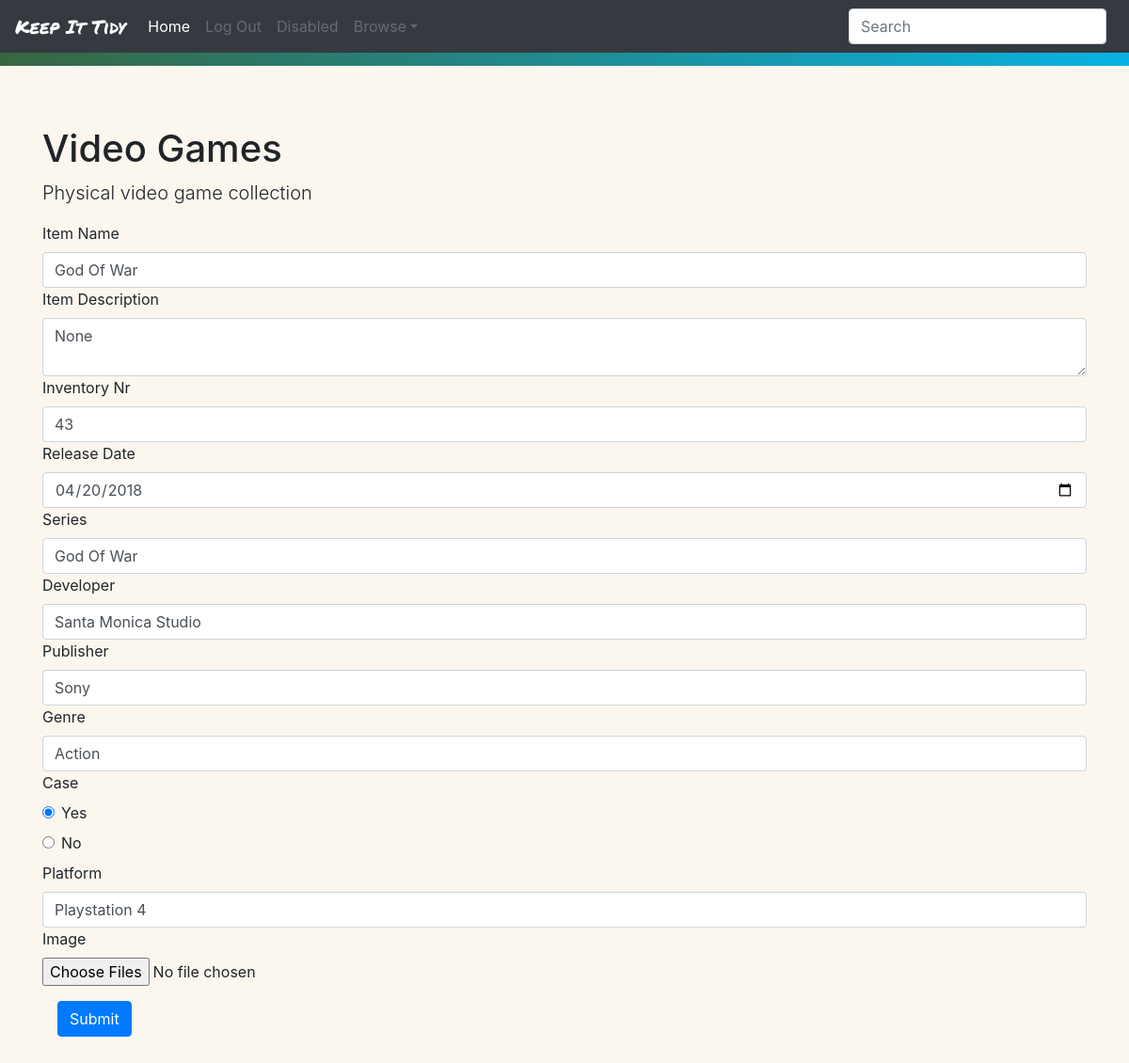
The page /edit_item/4263 on the database its author committed.
### KeepItTidy/models.py (models this page shows, shortened)
class Collection(models.Model):
	user = models.ForeignKey(User, on_delete=models.CASCADE, related_name="collection")
	name = models.CharField(max_length=200)
	description = models.CharField(max_length=200)

class Item(models.Model):
	name = models.CharField(max_length=200, default="item_name")
	description = models.TextField(max_length=400, null=True)
	user = models.ForeignKey(User, on_delete=models.CASCADE, related_name="item")
	collection = models.ForeignKey(Collection, on_delete=models.CASCADE, related_name="item")
	def get_fields(self):
		fields = {"id": self.id, "name": self.name, "description": self.description, "col_id": self.collection.id}
		text_fields = TextField.objects.filter(item=self)
		if len(text_fields) > 0:
			for i in text_fields:
				fields[i.name] = i.text
		boolean_fields = BooleanField.objects.filter(item=self)
		if len(boolean_fields) > 0:
			for i in boolean_fields:
				fields[i.name] = i.boolean
		date_fields = DateField.objects.filter(item=self)
		if len(date_fields) > 0:
			for i in date_fields:
				try:
					fields[i.name] = i.date.strftime("%Y-%m-%d")
				except AttributeError:
					fields[i.name] = ""
		number_fields = NumberField.objects.filter(item=self)
		if len(number_fields) > 0:
			for i in number_fields:
				fields[i.name] = i.number
		decimal_fields = DecimalField.objects.filter(item=self)
		if len(decimal_fields) > 0:
			for i in decimal_fields:
				fields[i.name] = i.decimal
		image_fields = ImageField.objects.filter(item=self)
		if len(image_fields) > 0:
			image_urls = []
			for i in image_fields:
				image_urls.append(i.image.url)
			fields[i.name] = image_urls # This dictionary object will return an array of urls
		else:
			fields["img_missing"] = []
		return fields

class FieldNameTypePair(models.Model):
	dictionary = models.ForeignKey(FieldDict, on_delete=models.CASCADE, related_name="name_type_pair")
	field_name = models.CharField(max_length=200)
	field_type = models.CharField(max_length=200)

class TextField(models.Model):
	name = models.CharField(max_length=200)
	collection = models.ForeignKey(Collection, on_delete=models.CASCADE, related_name="text_field")
	item = models.ForeignKey(Item, on_delete=models.CASCADE, related_name="text_field")
	text = models.CharField(max_length=500)

### KeepItTidy/views.py (the view)
# urls.py: path("edit_item/<int:item_id>", views.edit_item, name="edit_item"),
def edit_item(request, item_id):
	current_user = request.user
	item = Item.objects.get(id=item_id)
	collection = Collection.objects.get(id=item.collection.id)
	remove_imgs = request.POST.get('removeCurrentImgs', False)
	field_dict = FieldDict.objects.get(collection=collection)
	fields = FieldNameTypePair.objects.filter(dictionary=field_dict)
	if request.method == "POST":
		if item.get_fields()['name'] == request.POST['itemName']:
			print("\nName hasn't changed\n")
		else:
			print("\nName has changed\n")
			item.name = request.POST['itemName']
			item.save()
		if item.get_fields()['description'] == request.POST['itemDescription']:
			pass
		elif item.get_fields()['description'] == "None":
			item.description == ''
			item.save()
		else:
			print("\nDescription hasn't changed\n")
			item.description = request.POST['itemDescription']
			item.save()
		posts = request.POST.items()
		for key, value in posts:
			if key != 'itemName' and key != 'itemDescription':
				print(f"{key}: {value}")
				field_name = key.split(" / ")[0]
				field_type = key.split(" / ")[-1]
				create_field_obj(item, value, field_type, field_name, collection)
		if remove_imgs:
			for i in ImageField.objects.filter(item=item):
				i.delete()
		if len(request.FILES) > 0:
			for i in request.FILES:
				file_name = i.split(" / ")[0]
				file_type = i.split(" / ")[-1]
				for file in request.FILES.getlist(i):
					if file_type == "image":
						image = file
						field_obj = ImageField(name=file_name, collection=collection, item=item, image=image)
						field_obj.save()
		return render(request, 'keepittidy/edit_item.html', {
			"images": ImageField.objects.filter(item=item),
			"item": item.get_fields(),
			"user": current_user,
			"collection": collection,
			"fields": fields
			})
	else:
		return render(request, 'keepittidy/edit_item.html', {
			"images": ImageField.objects.filter(item=item),
			"item": item.get_fields(),
			"user": current_user,
			"collection": collection,
			"fields": fields
			})

### KeepItTidy/templates/keepittidy/edit_item.html (shortened to what this page needs)
{% extends "keepittidy/layout.html" %}
{% load static %}
{% block body %}
<div id="collection" class="jumbotron jumbotron-fluid">
	<div class="container">
		<h1 class="display-5">{{ collection.name }}</h1>
		<p class="lead">{{ collection.description }}</p>
	</div>
	<div class="container">
		<form action="{% url 'edit_item' item.id %}" method="post" enctype="multipart/form-data">
			<label for=itemName>Item Name</label>
			<input type="text" class="form-control itemName" name="itemName" placeholder="Item Name" required="" value="{{item.name}}">
			<label for=itemDescription>Item Description</label>
			<textarea class="form-control itemDescription" name="itemDescription" placeholder="Item Description">{{item.description}}</textarea>
			{% for field in fields %}
		        <label for="{{field.field_name}}">{{field.field_name}}</label>
		        {% if field.field_type == "text" %}
		        	{% for key, value in item.items%}
			        	{% if key == field.field_name %}
			        		<input type="text" class="form-control {{field.field_type}}" name="{{field.field_name}} / {{field.field_type}}" placeholder={{field.field_type}} value="{{ value }}">
			        	{% endif %}
		        	{% endfor %}
		        {% elif field.field_type == "boolean" %}
		        	{% for key, value in item.items%}
			        	{% if key == field.field_name and value == False %}
			        		<div class="form-check">
			        			<input type="radio" class="form-check-input {{field.field_type}}" id="booleanYes" value="true" name="{{field.field_name}} / {{field.field_type}}">
			    				<label for="booleanYes">Yes</label>
			        		</div>
			    			<div class="form-check">
			    				<input type="radio" class="form-check-input {{field.field_type}}" id="booleanNo" value="false" name="{{field.field_name}} / {{field.field_type}}" checked>
			    				<label for="booleanNo">No</label>
			    			</div>
		        		{% elif key == field.field_name and value == True %}
		        			<div class="form-check">
			        			<input type="radio" class="form-check-input {{field.field_type}}" id="booleanYes" value="true" name="{{field.field_name}} / {{field.field_type}}"checked>
			    				<label for="booleanYes">Yes</label>
			        		</div>
			    			<div class="form-check">
			    				<input type="radio" class="form-check-input {{field.field_type}}" id="booleanNo" value="false" name="{{field.field_name}} / {{field.field_type}}">
			    				<label for="booleanNo">No</label>
			    			</div>
		        		{% endif %}
		        	{% endfor %}
		        {% elif field.field_type == "date" %}
		        	{% for key, value in item.items%}
			        	{% if key == field.field_name %}
			        		<div>
			        			<input type="date" class="form-control {{field.field_type}}" name="{{field.field_name}} / {{field.field_type}}" placeholder={{field.field_type}} required value="{{ value }}">
			        		</div>
			        	{% endif %}
		        	{% endfor %}
		        {% elif field.field_type == "number" %}
		        	{% for key, value in item.items%}
			        	{% if key == field.field_name %}
			        		<div>
			        			<input type="number" step="any" class="form-control {{field.field_type}}" name="{{field.field_name}} / {{field.field_type}}" placeholder={{field.field_type}} value="{{ value }}">
			        		</div>
			        	{% endif %}
		        	{% endfor %}
		        {% endif %}
		    {% endfor %}
		    <div>
    			<input type="file" class="form-control-image" name="Fotografii / image" multiple>
    		</div>
		    <button type="submit" class="btn btn-primary">Submit</button>
		</form>
	</div>
</div>
{% endblock %}

### KeepItTidy/static/KeepItTidy/styles.css (style rules this page uses)
body { background-image: linear-gradient(to right, #386641, #08b2e3); padding-top: 70px; }
.btn { margin: 1em; }
.jumbotron { background-color: #FBF7EF; }

### rows shown on the page
Collection: name "Video Games", description "Physical video game collection"
Item: itemName "God Of War", itemDescription "None"
FieldNameTypePair: field_name "Inventory Nr", item "43"
FieldNameTypePair: field_name "Release Date", item "04/20/2018"
FieldNameTypePair: field_name "Series"
TextField: item "God Of War"
FieldNameTypePair: field_name "Developer"
TextField: item "Santa Monica Studio"
FieldNameTypePair: field_name "Publisher"
TextField: item "Sony"
FieldNameTypePair: field_name "Genre"
TextField: item "Action"
FieldNameTypePair: field_name "Case"
FieldNameTypePair: field_name "Platform"
TextField: item "Playstation 4"
FieldNameTypePair: field_name "Image"
